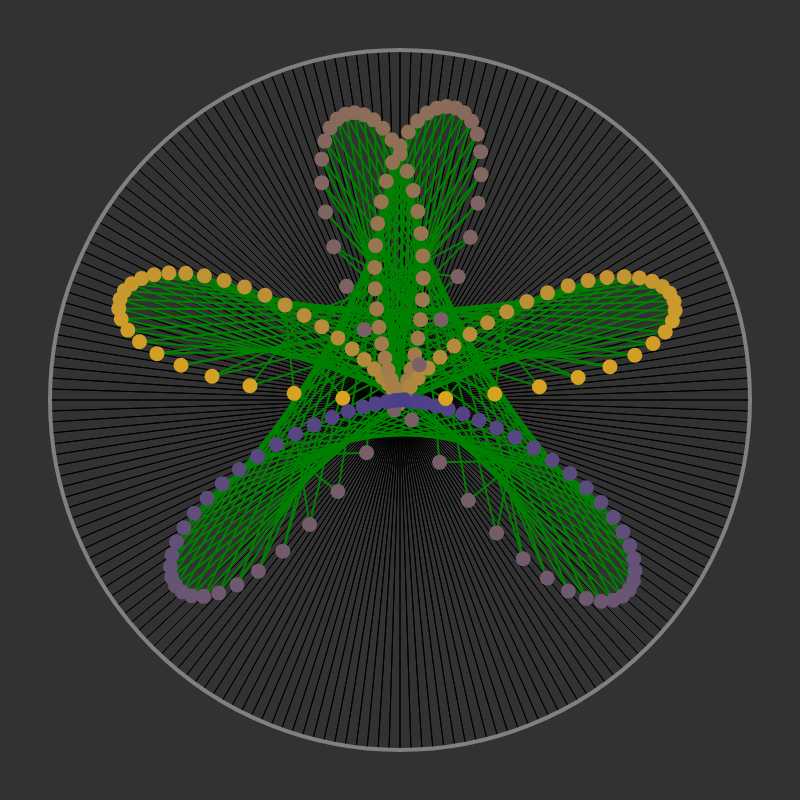
Frame 1 (no input)
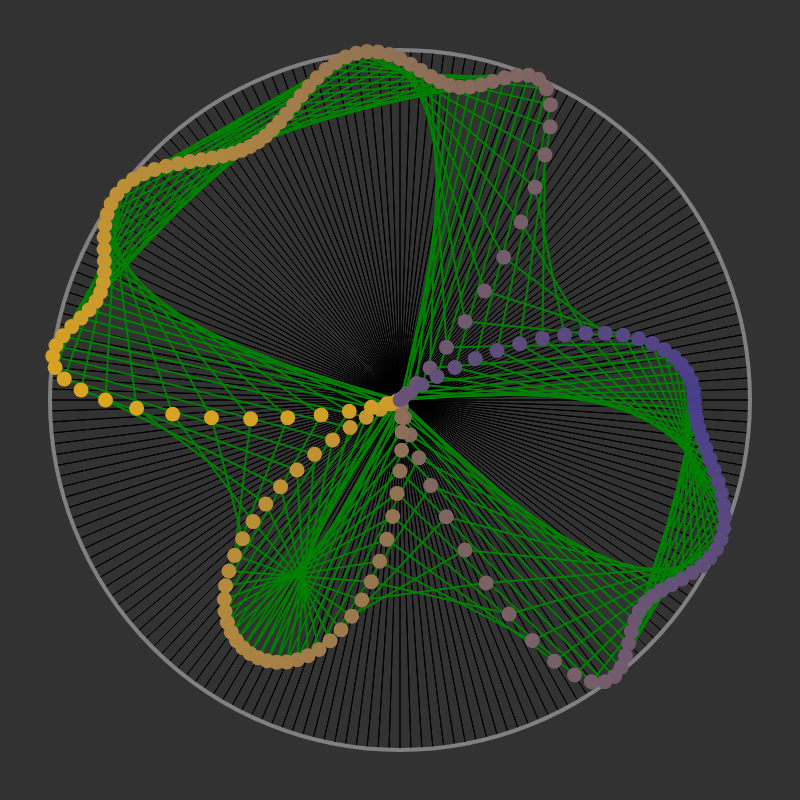
Frame 60 (no input)
Frame 120 (the mouse pressed at the canvas centre since frame 60): identical to frame 60, image omitted

The p5.js sketch that drew these frames (run headless with seeded random() and noise() and a simulated clock; from frame 60 on, the mouse is pressed at the canvas centre):

// p5.js sketch
// ── sketch.js
const canvas_weight = 800;
const canvas_height = 800;
const EPSILON = 1e-6;

const num_balls = 200;
const radius = 350;
const ball_size = 15;
const balls = [];
const common_freq = 2;

const string_gap = 20;
let periodic = false;

const time_factor = 2000;
let time;
let paused = false;

class Ball {
  constructor(angle, freq, phase, color) {
    this.angle = angle;
    this.freq = freq;
    this.phase = phase;
    this.color = color;

    this.size = ball_size;
    this.x = this.y = 0;
  }

  update(t) {
    let value = sin(this.phase + this.freq * t);
    this.x = radius * cos(this.angle) * value;
    this.y = radius * sin(this.angle) * value;
  }

  draw() {
    fill(this.color);
    noStroke();
    circle(this.x, this.y, this.size);
  }
}

function draw_guidelines() {
  stroke("black");
  strokeWeight(1);
  for (let i = 0; i < num_balls; i++) {
    let angle = (i * 2 * PI) / num_balls;
    let color = "gray";
    let x1 = radius * cos(angle);
    let y1 = radius * sin(angle);

    line(x1, y1, -x1, -y1);
  }

  noFill();
  stroke("gray");
  strokeWeight(4);
  circle(0, 0, 2 * radius);
}

function draw_strings() {
  // TODO: try with beginShape / endShape
  // TODO: color each loop of string differently
  stroke("green");
  strokeWeight(2);
  for (let i = 0; i < num_balls; i++) {
    const cur = balls[i];
    if (!periodic && i + string_gap >= num_balls) continue;
    const next = balls[(i + string_gap) % num_balls];
    line(cur.x, cur.y, next.x, next.y);
  }
}

function draw_balls() {
  for (let ball of balls) {
    ball.draw();
  }
}

function freq_fn(i, n) {
  // return common_freq + (i - n / 2) / (1 * n);
  return common_freq;
}

function phase_fn(i, n) {
  // return ((i - num_balls / 2) * 2 * PI) / (2 * num_balls);
  return sin(PI * cos((3 * PI * i) / n));
  // return cos((2 * PI * i) / n);
}

function isclose(a, b) {
  return abs(a - b) < EPSILON;
}

function setup() {
  createCanvas(canvas_weight, canvas_height);
  time = 0;

  // populate balls
  let start_color = color(218, 165, 32);
  let end_color = color(72, 61, 139);

  for (let i = 0; i < num_balls; i++) {
    let angle = (i * 2 * PI) / num_balls;
    let freq = freq_fn(i, num_balls);
    let phase = phase_fn(i, num_balls);
    let color = lerpColor(start_color, end_color, abs((2 * i) / num_balls - 1));
    balls.push(new Ball(angle, freq, phase, color));
  }

  // check periodicity
  const first = balls[0];
  const last_freq = freq_fn(num_balls, num_balls);
  const last_phase = phase_fn(num_balls, num_balls);
  if (isclose(first.freq, last_freq) && isclose(first.phase, last_phase)) {
    periodic = true;
  }
}

function mousePressed() {
  paused = !paused;
}

function draw() {
  // background(50);
  background("rgba(50, 50, 50, 1)");
  if (!paused) {
    time += deltaTime / time_factor;
  }

  for (let ball of balls) {
    ball.update(time);
  }

  translate(canvas_weight / 2, canvas_height / 2);
  draw_guidelines();
  draw_strings();
  draw_balls();
}
